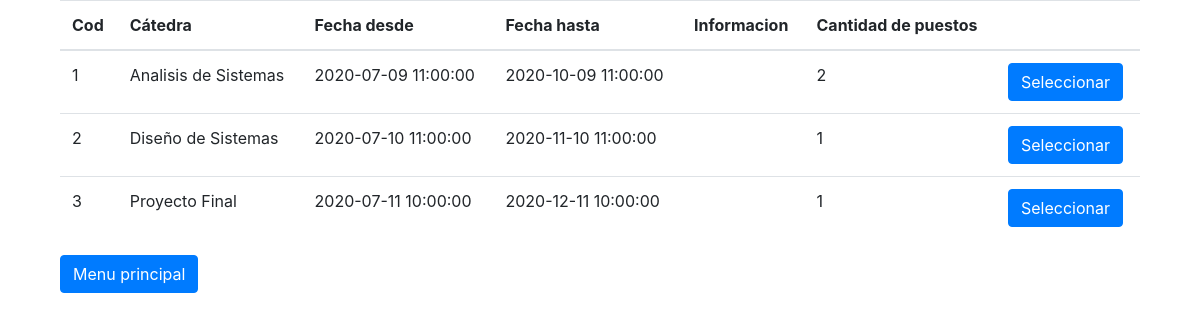
The page /Logic/vacantes.php on the database as committed earlier.
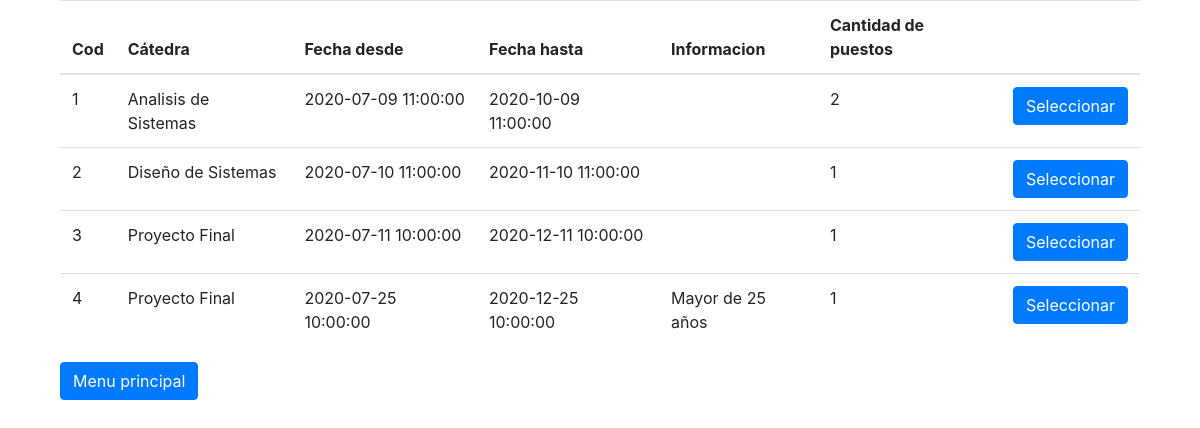
The same page on the database as committed later.
### tables this page shows
CREATE TABLE `vacante` (
  `cod_vacante` int(11) NOT NULL,
  `cant_puestos` int(2) NOT NULL,
  `fecha_desde` datetime NOT NULL,
  `fecha_hasta` datetime NOT NULL,
  `info_general` varchar(45) DEFAULT NULL,
  `cod_catedra` int(11) NOT NULL,
  PRIMARY KEY (`cod_vacante`),
  KEY `fk_vacante_catedra_idx` (`cod_catedra`),
  CONSTRAINT `fk_vacante_catedra` FOREIGN KEY (`cod_catedra`) REFERENCES `catedra` (`cod_catedra`) ON UPDATE CASCADE
);

CREATE TABLE `catedra` (
  `cod_catedra` int(11) NOT NULL,
  `nombre` varchar(45) NOT NULL,
  `legajo` int(11) NOT NULL,
  `cod_departamento` int(11) NOT NULL,
  PRIMARY KEY (`cod_catedra`),
  KEY `fk_catedra_jefe-catedra_idx` (`legajo`),
  KEY `fk_catedra_departamento_idx` (`cod_departamento`),
  CONSTRAINT `fk_catedra_departamento` FOREIGN KEY (`cod_departamento`) REFERENCES `departamento` (`cod_departamento`) ON UPDATE CASCADE,
  CONSTRAINT `fk_catedra_jefe` FOREIGN KEY (`legajo`) REFERENCES `jefe_catedra` (`legajo`) ON UPDATE CASCADE
);

### Logic/vacantes.php (the view, shortened to what this page needs)
<!DOCTYPE html>
<html>
    <head>
        <link rel="stylesheet" href="https://stackpath.bootstrapcdn.com/bootstrap/4.4.1/css/bootstrap.min.css">
    </head>
<body>
    <div class="container">
<?php
$conn = include("conexion.php");
$sentencia = "SELECT v.cod_vacante,v.cant_puestos, v.fecha_desde, v.fecha_hasta, v.info_general, c.nombre
                FROM vacante v
                INNER JOIN catedra c
                ON v.cod_catedra=c.cod_catedra
                WHERE NOW() < fecha_hasta";
$resultado = mysqli_query($link, $sentencia) or die (mysqli_error($link));
?>
        <div class="container">
            <form action="seleccionVacante.php" method="post">
                <table class="table">
                    <thead>
                        <tr>
                        <th scope="col">Cod</th>
                        <th scope="col">Cátedra</th>
                        <th scope="col">Fecha desde</th>
                        <th scope="col">Fecha hasta</th>
                        <th scope="col">Informacion</th>
                        <th scope="col">Cantidad de puestos</th>
                        <th scope="col"></th>
                        </tr>
                    </thead>
                    <tbody>
<?php
while ($fila = mysqli_fetch_array($resultado))
{
?>
                        <tr>
                        <td><?php echo ($fila['cod_vacante']); ?></td>
                        <td><?php echo ($fila['nombre']); ?></td>
                        <td><?php echo ($fila['fecha_desde']); ?></td>
                        <td><?php echo ($fila['fecha_hasta']); ?></td>
                        <td><?php echo ($fila['info_general']); ?></td>
                        <td><?php echo ($fila['cant_puestos']); ?></td>
                        <td><button type="submit" class="btn btn-primary" name="seleccion" value="<?php echo $fila['cod_vacante']; ?>">Seleccionar</button></td>
                        </tr>
<?php
}
?>
                    </tbody>
                </table>
            </form>
            <div class="form-group">
                <a href="../Views/index.html" class="btn btn-primary">Menu principal</a>
            </div>
        </div>
    </div>
</body>

Rows that differ between the two databases and show on the page:
added vacante: cod_vacante "4", cod_catedra.nombre "Proyecto Final", fecha_desde "2020-07-25 10:00:00", fecha_hasta "2020-12-25 10:00:00", info_general "Mayor de 25 años", cant_puestos "1"
